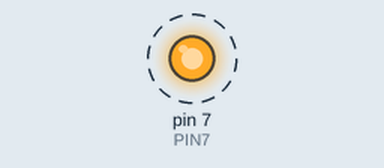
Bench run of a sketch on a simulated Arduino Uno, built with avr-gcc and run on an emulated ATmega328P. On the bench: output pins drawn as LEDs (lit = HIGH). Dashed ring = blinking. At 2.0 s the program stops and its outputs stay as they are.

Above: at 1.05 s.
Timing chart, 0 to 3.5 s (numbered marks = the images above):
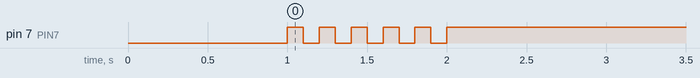

The sketch:

05_practice_2.ino
```cpp
#define PIN7 7

void setup() {
  pinMode(7, OUTPUT);
  digitalWrite(7, 0);
  delay(1000);
}

void loop() {
  for (int i = 0; i < 5; i++){
    digitalWrite(7,1);
    delay(100);
    digitalWrite(7,0);
    delay(100);
  }
  digitalWrite(7,1);
  while(1) {
    ;
  }
}
```

Measured:
- by itself, pin 7 (PIN7): alternates HIGH for 0.10 s and LOW for 0.10 s, 11 changes in all, then stays HIGH
